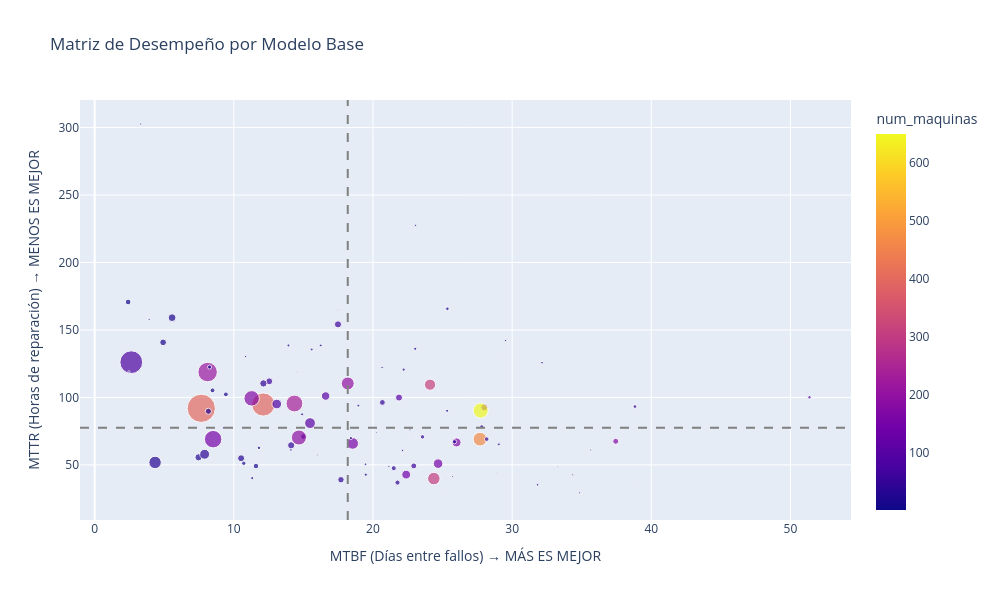

Here is the notebook cell this chart was saved with:
### Code cell
fig = px.scatter(
    df_modelos, 
    x='mtbf_d',       # Eje X: Confiabilidad (Días)
    y='mttr_h',       # Eje Y: Mantenibilidad (Horas)
    size='total_fallos', 
    color='num_maquinas',
    hover_name='base_model',
    labels={
        'mtbf_d': 'MTBF (Días entre fallos) → MÁS ES MEJOR',
        'mttr_h': 'MTTR (Horas de reparación) → MENOS ES MEJOR'
    },
    title='Matriz de Desempeño por Modelo Base',
    width=1000, height=600
)

# Añadimos líneas de referencia (promedios generales)
fig.add_vline(x=df_modelos['mtbf_d'].median(), line_dash="dash", line_color="gray")
fig.add_hline(y=df_modelos['mttr_h'].median(), line_dash="dash", line_color="gray")

fig.show()

### Figure 1 — Plotly figure (JSON) as saved in the notebook; plotly's stock layout.template omitted (floating-point values rounded to 4 significant figures)
{"data": [{"hovertemplate": "<b>%{hovertext}</b><br><br>MTBF (Días entre fallos) → MÁS ES MEJOR=%{x}<br>MTTR (Horas de reparación) → MENOS ES MEJOR=%{y}<br>total_fallos=%{marker.size}<br>num_maquinas=%{marker.color}<extra></extra>", "hovertext": ["2211EY6701", "504-E256", "504-E51", "504-ETS51", "83SP", "A4", "AZ8003", "AZ8403", "AZ8451", "BE-438D", "BE-438FX", "C5", "C5-3-02/233", "C5-4-M03", "C5S-4-M03", "CSA-2516D-03", "CSA-2604", "CSA-2604-02", "CSC-2614", "CSC-2614-M03", "DB2-B737", "DDL-5550", "DDL5550", "DDL8500", "DDL8700", "DLN-5410", "DLN5410", "DT6L2512", "E256", "EX5104", "EX5114", "EX5204", "EX5214", "EXT5114", "FD-62", "FD62", "ICN B-100", "J-261", "JK-797DI", "JK-798DI", "JK-798DIII", "JK-SHIRLEY-IIE", "JK-T1790BK", "JK-T1903BR", "JK-T1903GR", "JK-T1904", "JK-T1904A", "JK-T1904BS", "JS-2261", "KE-430D", "LBH1790", "LC62D", "LC62D-12", "LDA-L26", "LK1900", "LK1910", "LK1920", "LT2-B842", "LT2-B872", "MH380", "MJ2600", "MJ2600SD", "S7200", "T-8422A", "T-8722B", "US39500", "VC1700", "VC2700", "VC2711", "VC2713", "VC2735", "VC2785", "VC3845", "VC3845P", "VE2700", "VE2711", "VE2713", "VEU2703", "VF2400", "VF2403", "VF2439", "VF2500", "VF2503", "VF2529", "VF2539", "VF2560", "VF64228", "VFF2503", "VG2700", "VG2711", "VG2713", "VG2735", "VM1804", "W1500", "W1562", "W264", "W4-D", "W500", "W542", "W562", "W600", "W664", "WT500", "WT542", "WT562"], "legendgroup": "", "marker": {"color": [4, 13, 8, 2, 13, 40, 12, 59, 5, 7, 7, 306, 138, 313, 650, 1, 12, 23, 14, 50, 2, 25, 47, 22, 36, 12, 9, 170, 4, 11, 45, 2, 150, 8, 29, 396, 89, 107, 466, 52, 173, 35, 26, 7, 4, 48, 14, 104, 60, 12, 2, 108, 30, 158, 52, 2, 3, 3, 9, 8, 9, 10, 5, 8, 18, 87, 85, 400, 173, 216, 17, 1, 4, 38, 27, 14, 16, 1, 33, 200, 15, 35, 37, 1, 13, 62, 1, 8, 155, 3, 45, 235, 7, 1, 3, 1, 27, 6, 4, 16, 144, 194, 8, 16, 21], "coloraxis": "coloraxis", "size": [721, 82, 44, 31, 410, 906, 153, 775, 18, 109, 99, 3449, 1115, 2758, 5098, 15, 228, 155, 95, 428, 53, 149, 737, 219, 343, 221, 187, 1807, 64, 85, 582, 15, 2006, 80, 1132, 11846, 261, 1593, 4190, 464, 776, 561, 290, 174, 28, 1150, 85, 1104, 1057, 174, 35, 2608, 3398, 2988, 306, 23, 23, 66, 112, 100, 52, 107, 81, 202, 674, 2078, 11437, 17635, 5263, 8374, 230, 113, 166, 2169, 838, 526, 522, 26, 1072, 3690, 174, 726, 392, 22, 125, 1121, 26, 177, 6737, 109, 1173, 6246, 264, 16, 38, 23, 225, 155, 100, 211, 1720, 5002, 372, 987, 1343], "sizemode": "area", "sizeref": 44.09, "symbol": "circle"}, "mode": "markers", "name": "", "orientation": "v", "showlegend": false, "type": "scatter", "x": [2.402, 25.71, 22.82, 24.94, 10.71, 17.7, 19.46, 22.93, 16.78, 23.06, 29.53, 24.37, 28, 24.1, 27.74, 4.533, 19.48, 32.15, 34.84, 23.56, 14.55, 31.83, 20.68, 22.21, 27.82, 11.32, 13.93, 26.0, 16, 29.11, 21.76, 49.67, 24.68, 34.35, 7.464, 12.11, 51.37, 16.6, 27.69, 28.17, 37.45, 21.49, 25.34, 15.6, 29.18, 14.12, 35.62, 21.87, 12.54, 29.04, 17.46, 15.48, 4.34, 18.54, 38.83, 10.3, 38.96, 20.24, 22.12, 21.14, 33.29, 3.916, 22.65, 14.91, 11.59, 13.09, 2.63, 7.66, 11.28, 8.115, 18.41, 2.469, 9.283, 7.901, 8.173, 8.47, 9.429, 7.577, 10.52, 18.19, 16.25, 15.01, 25.86, 14, 20.66, 17.49, 20.19, 18.95, 8.512, 10.84, 12.13, 14.35, 11.81, 15.88, 28.89, 14.13, 23.04, 14.1, 3.29, 25.33, 22.39, 14.68, 8.255, 4.917, 5.564], "xaxis": "x", "y": [170.7, 41.51, 70.98, 29.52, 51.23, 39.02, 50.49, 49.26, 54.17, 227.5, 142.2, 39.86, 92.62, 109.5, 90.29, 120.7, 42.77, 125.7, 29.33, 70.79, 118.9, 35.26, 96.31, 120.6, 78.32, 40.24, 138.6, 66.68, 57.42, 65.99, 36.91, 141.0, 50.94, 42.7, 55.62, 94.78, 100.1, 101.1, 69.06, 69.11, 67.49, 47.56, 165.7, 135.5, 132.5, 64.54, 61.05, 99.9, 111.9, 65.16, 165.1, 80.98, 51.85, 65.92, 93.25, 49.7, 36.52, 74.15, 60.68, 48.87, 48.79, 157.7, 76.3, 87.5, 49.12, 95.13, 126.1, 91.96, 99.33, 118.8, 69.9, 119.0, 77.48, 57.88, 89.74, 105.3, 102.3, 138.8, 54.93, 110.4, 138.5, 71.07, 67.17, 131.1, 122.3, 154.2, 45.96, 93.95, 69.08, 130.3, 110.4, 95.5, 62.64, 56.0, 43.76, 26.96, 136.1, 61.1, 302.7, 90.13, 42.83, 70.3, 122.5, 140.8, 159.1], "yaxis": "y"}], "layout": {"coloraxis": {"colorbar": {"title": {"text": "num_maquinas"}}, "colorscale": [[0, "#0d0887"], [0.1111, "#46039f"], [0.2222, "#7201a8"], [0.3333, "#9c179e"], [0.4444, "#bd3786"], [0.5556, "#d8576b"], [0.6667, "#ed7953"], [0.7778, "#fb9f3a"], [0.8889, "#fdca26"], [1, "#f0f921"]]}, "height": 600, "legend": {"itemsizing": "constant", "tracegroupgap": 0}, "shapes": [{"line": {"color": "gray", "dash": "dash"}, "type": "line", "x0": 18.19, "x1": 18.19, "xref": "x", "y0": 0, "y1": 1, "yref": "y domain"}, {"line": {"color": "gray", "dash": "dash"}, "type": "line", "x0": 0, "x1": 1, "xref": "x domain", "y0": 77.48, "y1": 77.48, "yref": "y"}], "title": {"text": "Matriz de Desempeño por Modelo Base"}, "width": 1000, "xaxis": {"anchor": "y", "domain": [0, 1], "title": {"text": "MTBF (Días entre fallos) → MÁS ES MEJOR"}}, "yaxis": {"anchor": "x", "domain": [0, 1], "title": {"text": "MTTR (Horas de reparación) → MENOS ES MEJOR"}}}}
